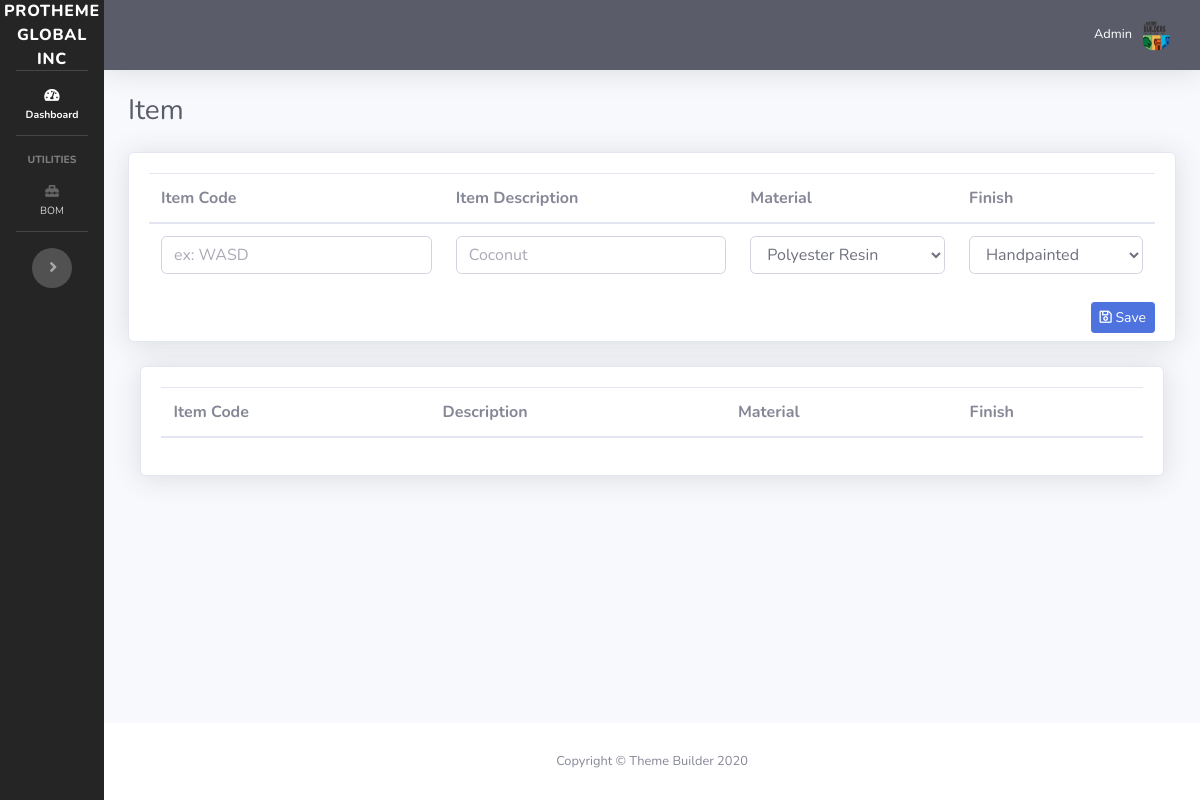
The page /item.php on the database as committed earlier.
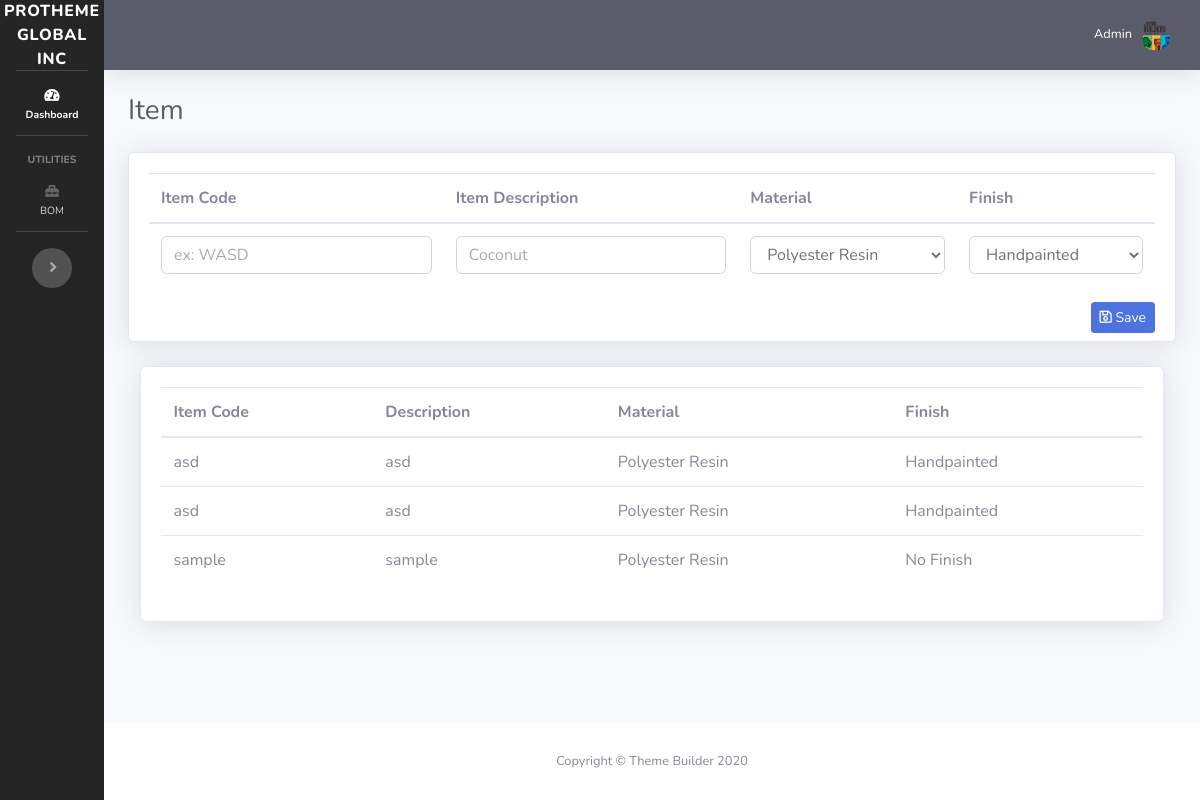
The same page on the database as committed later.
### tables this page shows
CREATE TABLE `item` (
  `id` int(11) NOT NULL,
  `item_code` varchar(128) NOT NULL,
  `item_description` varchar(128) NOT NULL,
  `material` varchar(128) NOT NULL,
  `finish` varchar(128) NOT NULL
);

### item.php (the view, shortened to what this page needs)
<?php
require_once 'dbh.php';
include("sidebar.php");
$getItems = $mysqli->query('SELECT * FROM item') or die ($mysqli->error);
?>
<div id="content-wrapper" class="d-flex flex-column">
    <div id="content">
        <?php
        include("topbar.php");
        ?>
        <div class="container-fluid">
            <div class="d-sm-flex align-items-center justify-content-between mb-4">
                <h1 class="h3 mb-0 text-gray-800">Item</h1>
            </div>
            <div class="row">
                <div class="col-lg-12 mb-4">
                    <div class="card shadow mb-4">
                        <form action="process_item.php" method="POST" class="mb-1">
                            <div class="card-body">
                                <table class="table">
                                    <thead>
                                    <tr>
                                        <th>Item Code</th>
                                        <th>Item Description</th>
                                        <th>Material</th>
                                        <th>Finish</th>
                                    </tr>
                                    </thead>
                                    <tbody>
                                    <tr>
                                        <td><input class="form-control" name="item_code" placeholder="ex: WASD" required></td>
                                        <td>
                                            <input type="text" class="form-control" name="description" placeholder="Coconut" required>
                                        </td>
                                        <td>
                                            <select class="form-control" name="material" required>
                                                <option value="Polyester Resin">Polyester Resin</option>
                                            </select>
                                        </td>
                                        <td>
                                            <select class="form-control" name="finish" required>
                                                <option value="Handpainted">Handpainted</option>
                                            </select>
                                        </td>
                                    </tr>
                                    </tbody>
                                </table>
                                <button type="submit" class="btn btn-primary btn-sm mb-1 float-right" name="save"><i class="far fa-save"></i> Save</button>
                        </form>
                    </div>
                </div>
                <div class="col-lg-12 mb-4">
                    <div class="card shadow mb-12" style="padding: 2%;">
                        <table class="table" id="dataTable">
                            <thead>
                            <tr>
                                <th>Item Code</th>
                                <th>Description</th>
                                <th>Material</th>
                                <th>Finish</th>
                            </tr>
                            </thead>
                            <tbody>
                            <?php while($newItems=$getItems->fetch_assoc()){ ?>
                                <tr>
                                    <td><?php echo $newItems['item_code']; ?></td>
                                    <td><?php echo $newItems['item_description']; ?></td>
                                    <td><?php echo $newItems['material']; ?></td>
                                    <td><?php echo $newItems['finish']; ?></td>
                                </tr>
                            <?php }?>
                            </tbody>
                        </table>
                    </div>
                </div>
            </div>
        </div>
    </div>
</div>
<?php include("footer.php"); ?>

### sidebar.php (shortened to what this page needs)
<!DOCTYPE html>
<html lang="en">
<head>
    <link href="vendor/fontawesome-free/css/all.min.css" rel="stylesheet" type="text/css">
    <link href="css/sb-admin-2.min.css" rel="stylesheet">
    <link href="vendor/datatables/dataTables.bootstrap4.min.css" rel="stylesheet">
</head>
<body id="page-top">
  <div id="wrapper">
    <nav>
    <ul class="navbar-nav bg-gradient-primary sidebar sidebar-dark accordion toggled" id="accordionSidebar">
      <a class="sidebar-brand d-flex align-items-center justify-content-center" href="index.php">
        <div class="mx-3">protheme global inc</div>
      </a>
      <hr class="sidebar-divider my-0">
      <li class="nav-item active">
        <a class="nav-link" href="index.php">
          <i class="fas fa-fw fa-tachometer-alt"></i>
          <span>Dashboard</span></a>
      </li>
      <hr class="sidebar-divider">
      <div class="sidebar-heading">
        Utilities
      </div>
        <li class="nav-item">
            <a class="nav-link collapsed" href="#" data-toggle="collapse" data-target="#equipments" aria-expanded="true" aria-controls="equipments">
                <i class="fas fa-toolbox"></i>
                <span>BOM</span>
            </a>
        </li>
      <hr class="sidebar-divider d-none d-md-block">
      <div class="text-center d-none d-md-inline">
        <button class="rounded-circle border-0" id="sidebarToggle"></button>
      </div>
    </ul>
    </nav>

### topbar.php (shortened to what this page needs)
<nav class="navbar navbar-expand navbar-dark bg-dark topbar mb-4 static-top shadow">
  <ul class="navbar-nav ml-auto">
    <li class="nav-item dropdown no-arrow">
      <a class="nav-link dropdown-toggle" href="#" id="userDropdown" role="button" data-toggle="dropdown" aria-haspopup="true" aria-expanded="false">
        <span class="mr-2 d-none d-lg-inline text-white small">Admin</span>
        <img class="img-profile rounded-circle" src="img/logo-theme-builder.png">
      </a>
    </li>
  </ul>
</nav>

### footer.php (shortened to what this page needs)
      <footer class="sticky-footer bg-white">
        <div class="container my-auto">
          <div class="copyright text-center my-auto">
            <span>Copyright &copy; Theme Builder 2020</span>
          </div>
        </div>
      </footer>
    </div>
</body>
</html>

### sidebar.php (style rules this page uses)
::placeholder { opacity: 0.7 !important; }
.bg-gradient-primary { background-color: #252525 !important; background-image: none !important; background-size: cover !important; }
nav ul { position: sticky !important; top: 0; z-index: 99; white-space: normal; }
nav ul li a { white-space: normal !important; }
body, input, textarea { scroll-behavior: smooth !important; }

Rows that differ between the two databases and show on the page:
added item: item_code "asd", item_description "asd", material "Polyester Resin", finish "Handpainted"
added item: item_code "asd", item_description "asd", material "Polyester Resin", finish "Handpainted"
added item: item_code "sample", item_description "sample", material "Polyester Resin", finish "No Finish"
